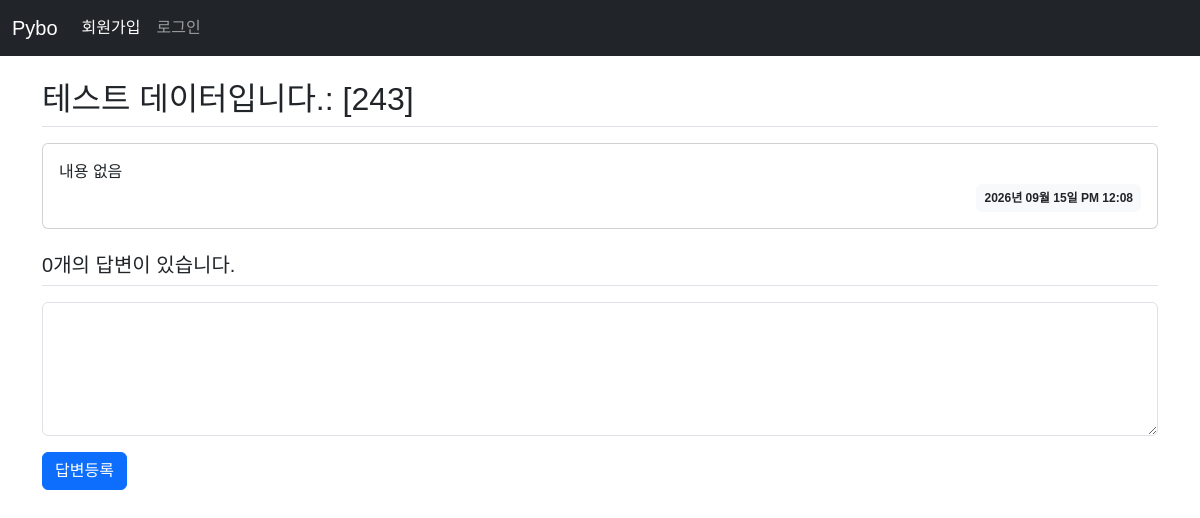
The app's page /question/detail/247, older data.
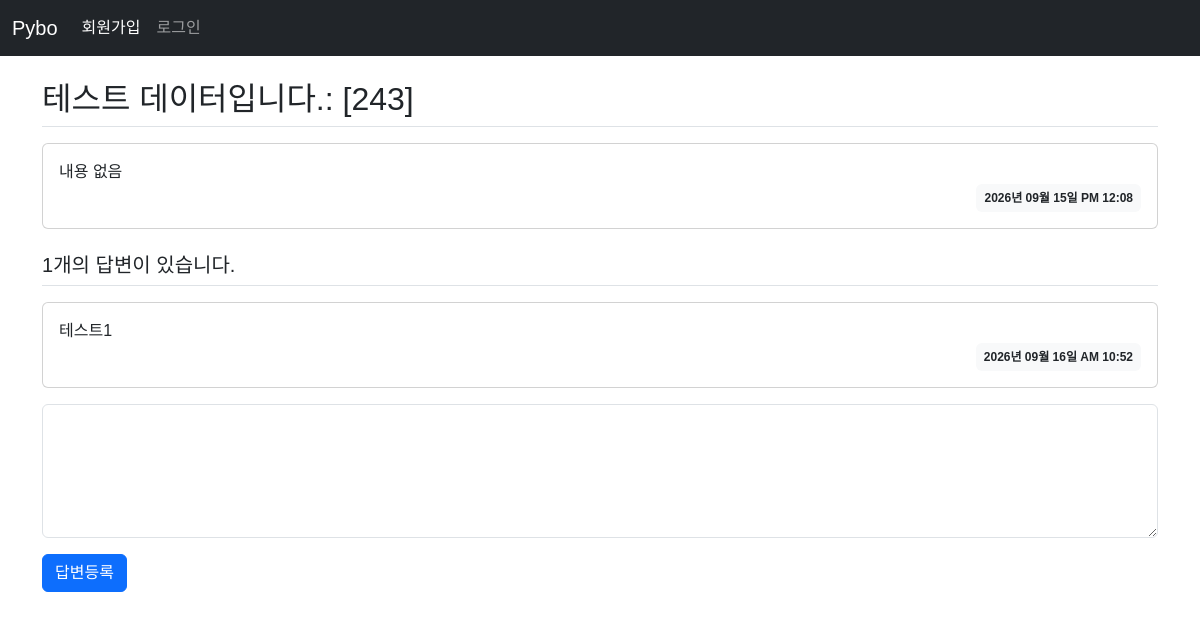
The same page, newer data.
### pybo/models.py (models this page shows)
class Question(db.Model):
    id = db.Column(db.Integer, primary_key=True)
    subject = db.Column(db.String(200), nullable=False)
    content = db.Column(db.Text, nullable=False)
    create_date = db.Column(db.DateTime, nullable=False)

class Answer(db.Model):
    id = db.Column(db.Integer, primary_key=True)
    question_id = db.Column(db.Integer, db.ForeignKey('question.id', ondelete='CASCADE'))
    question = db.relationship(Question, backref=db.backref('answer_set'))
    content = db.Column(db.Text, nullable=False)
    create_date = db.Column(db.DateTime, nullable=False)

### pybo/views/question_views.py (the view)
@bp.route('/detail/<int:question_id>')
def detail(question_id):
    form = AnswerForm()  # 질문 상세 템플릿에 폼 추가
    question = Question.query.get_or_404(question_id)
    return render_template('question/question_detail.html', question=question, form=form)

### pybo/forms.py
class AnswerForm(FlaskForm):
    content = TextAreaField('내용', validators=[DataRequired('내용은 필수 입력 항목입니다.')])
    submit = SubmitField('답변등록')

### pybo/filter.py (called while the page is built)
def format_datetime(value, fmt='%Y년 %m월 %d일 %p %I:%M'):
    return value.strftime(fmt)

### pybo/templates/question/question_detail.html (shortened to what this page needs)
{% extends 'base.html' %}
{% block content %}
<div class="container my-3">
    <h2 class="border-bottom py-2">{{ question.subject }}</h2>
    <div class="card my-3">
        <div class="card-body">
            <div class="card-text" style="white-space: pre-line;">{{ question.content }}</div>
            <div class="d-flex justify-content-end">
                <div class="badge bg-light text-dark p-2">
                    {{ question.create_date | datetime }}
                </div>
            </div>
        </div>
    </div>
    <h5 class="border-bottom my-3 py-2">{{ question.answer_set | length }}개의 답변이 있습니다.</h5>
    {% for answer in question.answer_set %}
    <div class="card my-3">
        <div class="card-body">
            <div class="card-text" style="white-space: pre-line;">{{ answer.content }}</div>
            <div class="d-flex justify-content-end">
                <div class="badge bg-light text-dark p-2">
                    {{ answer.create_date | datetime }}
                </div>
            </div>
        </div>
    </div>
    {% endfor %}
    <form action="{{ url_for('answer.create', question_id=question.id) }}" method="post" class="my-3" novalidate>
        <div class="mb-3">
            {{ form.content(class='form-control', rows='5') }}
        </div>
        {{ form.submit(class="btn btn-primary") }}
    </form>
</div>
{% endblock %}

### pybo/templates/base.html (shortened to what this page needs)
<!DOCTYPE html>
<html lang="ko">
<head>
    <link rel="stylesheet" href="https://cdn.jsdelivr.net/npm/bootstrap@5.3.8/dist/css/bootstrap.min.css">
    <link rel="stylesheet" href="{{ url_for('static', filename='style.css') }}">
</head>
<body>
    {% include 'navbar.html' %}
    {% block content %}
    {% endblock %}
</body>
</html>

### pybo/templates/navbar.html (shortened to what this page needs)
    <nav class="navbar bg-dark navbar-expand-sm" data-bs-theme="dark">
      <div class="container-fluid">
        <a class="navbar-brand" href="{{ url_for('main.index') }}">Pybo</a>
        <div class="collapse navbar-collapse" id="navbarNav">
          <ul class="navbar-nav">
            <li class="nav-item">
              <a class="nav-link active" aria-current="page" href="{{ url_for('auth.signup') }}">회원가입</a>
            </li>
            <li class="nav-item">
              <a class="nav-link" href="#">로그인</a>
            </li>
          </ul>
        </div>
      </div>
    </nav>

### pybo/static/style.css (style rules this page uses)
body { font-family: "Noto Sans KR", sans-serif; font-weight: 400; }

Row changes from the older to the newer data that the page shows:
added Answer: content "테스트1", create_date "2026년 09월 16일 AM 10:52"
Text that changed along with them:
{{ question.answer_set | length }}: "0" → "1"
